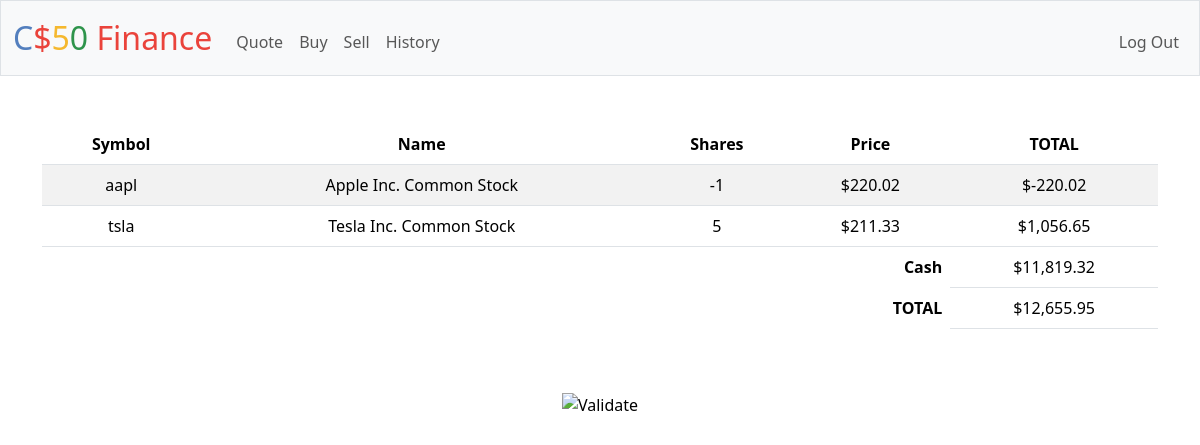
/ (signed in), run on the app's committed database.
### tables this page shows
CREATE TABLE transactions (
    id INTEGER PRIMARY KEY AUTOINCREMENT,
    user_id INTEGER NOT NULL,
    name TEXT NOT NULL,
    shares INTEGER NOT NULL,
    price NUMERIC NOT NULL, 
    type TEXT NOT NULL,
    symbol TEXT NOT NULL,
    time TIMESTAMP DEFAULT CURRENT_TIMESTAMP,
    FOREIGN KEY(user_id) REFERENCES users(id)
);

CREATE TABLE users (id INTEGER PRIMARY KEY AUTOINCREMENT NOT NULL, username TEXT NOT NULL, hash TEXT NOT NULL, cash NUMERIC NOT NULL DEFAULT 10000.00);

### app.py (the view)
@app.route("/")
@login_required
def index():
    user_id = session["user_id"]
    stocks = db.execute("SELECT symbol, name, price, SUM(shares) as totalShares FROM transactions WHERE user_id = ? GROUP BY symbol", user_id)
    cash = db.execute("SELECT cash FROM users WHERE id = ?", user_id)[0]["cash"]
    total = cash
    for stock in stocks:
        total += stock["price"] * stock["totalShares"]
    return render_template("index.html", stocks = stocks, cash = cash, usd=usd, total = total)

### app.py (called while the page is built)
@app.after_request
def after_request(response):
    response.headers["Cache-Control"] = "no-cache, no-store, must-revalidate"
    response.headers["Expires"] = 0
    response.headers["Pragma"] = "no-cache"
    return response

### helpers.py (called while the page is built)
def login_required(f):
    @wraps(f)
    def decorated_function(*args, **kwargs):
        if session.get("user_id") is None:
            return redirect("/login")
        return f(*args, **kwargs)
    return decorated_function

def usd(value):
    return f"${value:,.2f}"

### templates/index.html (shortened to what this page needs)
{% extends "layout.html" %}
{% block main %}
    <table class="table table-striped">
        <thead>
            <tr>
                <th>Symbol</th>
                <th>Name</th>
                <th>Shares</th>
                <th>Price</th>
                <th>TOTAL</th>
            </tr>
        </thead>
        <tbody>
            {% for stock in stocks %}
            <tr>
                <td> {{ stock["symbol"] }} </td>
                <td> {{ stock["name"] }} </td>
                <td> {{ stock["totalShares" ]}} </td>
                <td> {{ usd(stock["price"] )}} </td>
                <td> {{ usd(stock["totalShares" ] * stock["price"])}} </td>
            </tr>
            {% endfor %}
        </tbody>
        <tfoot>
            <tr>
                <td class="border-0 fw-bold text-end" colspan="4">Cash</td>
                <td>{{ usd(cash) }}</td>
            </tr>
            <tr>
                <td class="border-0 fw-bold text-end" colspan="4">TOTAL</td>
                <td>{{ usd(total)}}</td>
            </tr>
        </tfoot>
    </table>
{% endblock %}

### templates/layout.html (shortened to what this page needs)
<!DOCTYPE html>
<html lang="en">
    <head>
        <link href="https://cdn.jsdelivr.net/npm/bootstrap@5.3.3/dist/css/bootstrap.min.css" rel="stylesheet">
        <link href="/static/styles.css" rel="stylesheet">
    </head>
    <body>
        <nav class="bg-light border navbar navbar-expand-md navbar-light">
            <div class="container-fluid">
                <a class="navbar-brand" href="/"><span class="blue">C</span><span class="red">$</span><span class="yellow">5</span><span class="green">0</span> <span class="red">Finance</span></a>
                <div class="collapse navbar-collapse" id="navbar">
                    {% if session["user_id"] %}
                        <ul class="navbar-nav me-auto mt-2">
                            <li class="nav-item"><a class="nav-link" href="/quote">Quote</a></li>
                            <li class="nav-item"><a class="nav-link" href="/buy">Buy</a></li>
                            <li class="nav-item"><a class="nav-link" href="/sell">Sell</a></li>
                            <li class="nav-item"><a class="nav-link" href="/history">History</a></li>
                        </ul>
                        <ul class="navbar-nav ms-auto mt-2">
                            <li class="nav-item"><a class="nav-link" href="/logout">Log Out</a></li>
                        </ul>
                    {% else %}
                        <ul class="navbar-nav ms-auto mt-2">
                            <li class="nav-item"><a class="nav-link" href="/register">Register</a></li>
                            <li class="nav-item"><a class="nav-link" href="/login">Log In</a></li>
                        </ul>
                    {% endif %}
                </div>
            </div>
        </nav>
        <main class="container py-5 text-center">
            {% block main %}{% endblock %}
        </main>
        <footer class="mb-5">
            <form action="https://validator.w3.org/check" class="text-center" enctype="multipart/form-data" method="post" target="_blank">
                <input alt="Validate" src="/static/I_heart_validator.png" type="image">
            </form>
        </footer>
    </body>
</html>

### static/styles.css (style rules this page uses)
nav .navbar-brand { font-size: xx-large; }
nav .navbar-brand .blue { color: #537fbe; }
nav .navbar-brand .red { color: #ea433b; }
nav .navbar-brand .yellow { color: #f5b82e; }
nav .navbar-brand .green { color: #2e944b; }

### data on the page
transactions: symbol "aapl", name "Apple Inc. Common Stock", stock "-1", price "$220.02", price "$-220.02"
transactions: symbol "tsla", name "Tesla Inc. Common Stock", shares "5", price "$211.33", price "$1,056.65"
users: cash "$11,819.32"

### other printed values
{{ usd(total) }} "$12,655.95"
